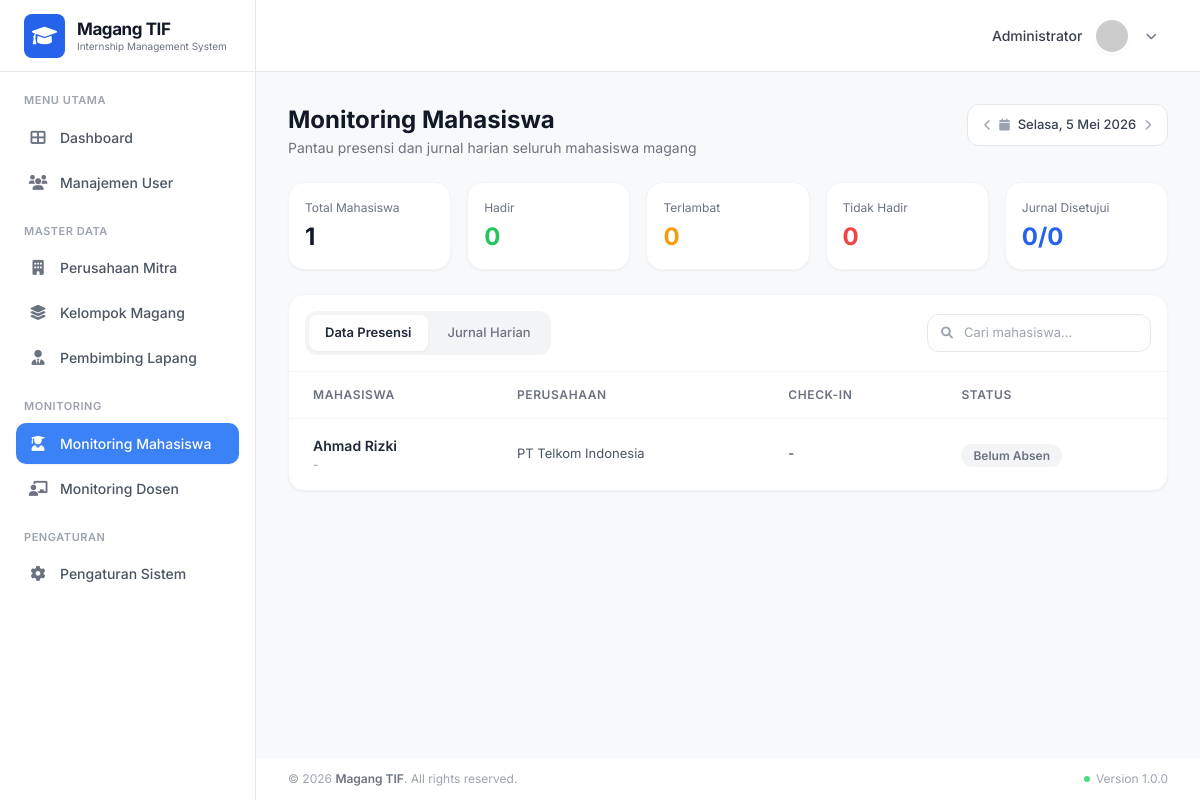
/admin/monitoring_mahasiswa.php (signed in), run on the app's committed database.
### tables this page shows
CREATE TABLE mahasiswa (
    id INT AUTO_INCREMENT PRIMARY KEY,
    user_id INT,
    group_id INT,
    nama VARCHAR(255) NOT NULL,
    jenis_kelamin VARCHAR(20),
    tempat_lahir VARCHAR(100),
    tanggal_lahir DATE,
    agama VARCHAR(50),
    status VARCHAR(50),
    alamat_asal TEXT,
    alamat_jember TEXT,
    no_ktp VARCHAR(20),
    no_ktm VARCHAR(20),
    no_hp VARCHAR(20),
    golongan_darah VARCHAR(5),
    created_at TIMESTAMP DEFAULT CURRENT_TIMESTAMP,
    updated_at TIMESTAMP DEFAULT CURRENT_TIMESTAMP,
    FOREIGN KEY (user_id) REFERENCES users(id) ON DELETE CASCADE,
    FOREIGN KEY (group_id) REFERENCES `groups`(id) ON DELETE SET NULL
);

CREATE TABLE companies (
    id INT AUTO_INCREMENT PRIMARY KEY,
    nama_perusahaan VARCHAR(255) NOT NULL,
    alamat_perusahaan TEXT,
    email_business VARCHAR(255) UNIQUE NOT NULL,
    contact_person VARCHAR(100),
    no_hp VARCHAR(20),
    bidang_usaha VARCHAR(100),
    status_permodalan VARCHAR(100),
    visi TEXT,
    misi TEXT,
    denah_lokasi TEXT,
    deskripsi_kerja TEXT,
    struktur_organisasi TEXT,
    latitude DECIMAL(10, 8),
    longitude DECIMAL(11, 8),
    radius INT,
    created_at TIMESTAMP DEFAULT CURRENT_TIMESTAMP,
    updated_at TIMESTAMP DEFAULT CURRENT_TIMESTAMP
);

### admin/monitoring_mahasiswa.php (the view, shortened to what this page needs)
<?php
require_once __DIR__ . '/../config/db_connect.php';
$tanggal = $_GET['tanggal'] ?? date('Y-m-d');
$days = ['Minggu','Senin','Selasa','Rabu','Kamis','Jumat','Sabtu'];
$months = ['Januari','Februari','Maret','April','Mei','Juni','Juli','Agustus','September','Oktober','November','Desember'];
$d = new DateTime($tanggal);
$displayDate = $days[(int)$d->format('w')].', '.$d->format('j').' '.$months[(int)$d->format('n')-1].' '.$d->format('Y');
$mhsList = $conn->query("
    SELECT m.id, m.nama, m.no_ktm, c.nama_perusahaan
    FROM mahasiswa m
    LEFT JOIN `groups` g ON m.group_id = g.id
    LEFT JOIN companies c ON g.company_id = c.id
    ORDER BY m.nama
")->fetchAll();
$attMap = [];
$presensiData = []; $statH = 0; $statT = 0; $statTH = 0;
foreach ($mhsList as $m) {
    $att = $attMap[$m['id']] ?? null;
    $status = $att ? $att['status'] : 'Belum Absen';
    $checkin = $att['jam_masuk'] ?? '-';
    match($status) { 'Hadir' => $statH++, 'Terlambat' => $statT++, 'Alpha', 'Tidak Hadir' => $statTH++, default => null };
    $presensiData[] = ['nama' => $m['nama'], 'nim' => $m['no_ktm'] ?? '-', 'perusahaan' => $m['nama_perusahaan'] ?? '-', 'checkin' => $checkin, 'checkout' => '-', 'status' => $status];
}
$totalMhs = count($mhsList);
$jurnalApproved = (int)$conn->query("SELECT COUNT(*) FROM logbooks WHERE status = 'approved'")->fetchColumn();
$jurnalTotal = (int)$conn->query("SELECT COUNT(*) FROM logbooks")->fetchColumn();
$statusColors = ['Hadir' => 'bg-green-100 text-green-700', 'Terlambat' => 'bg-amber-100 text-amber-600', 'Alpha' => 'bg-red-100 text-red-600', 'Tidak Hadir' => 'bg-red-100 text-red-600', 'Izin' => 'bg-orange-100 text-orange-600', 'Sakit' => 'bg-orange-100 text-orange-600', 'Belum Absen' => 'bg-gray-100 text-gray-500'];
?>
<!DOCTYPE html>
<html lang="id">
<head>
    <script src="https://cdn.tailwindcss.com"></script>
    <link href="https://cdnjs.cloudflare.com/ajax/libs/font-awesome/6.0.0/css/all.min.css" rel="stylesheet">
</head>
<body class="flex h-screen overflow-hidden text-gray-800">
    <?php include '../includes/sidebar.php'; ?>
    <div class="flex-1 flex flex-col h-screen overflow-hidden">
        <?php include '../includes/header.php'; ?>
        <main class="flex-1 overflow-y-auto p-6 md:p-8 bg-[#f8f9fa]">
            <div class="max-w-[1200px] mx-auto space-y-6">
                <div class="flex items-start justify-between">
                    <div><h2 class="text-2xl font-bold text-gray-900">Monitoring Mahasiswa</h2><p class="text-gray-500 text-sm mt-0.5">Pantau presensi dan jurnal harian seluruh mahasiswa magang</p></div>
                    <div class="flex items-center gap-3 shrink-0">
                        <div class="flex items-center gap-2 px-4 py-2.5 border border-gray-200 bg-white rounded-xl text-[13px] font-medium text-gray-700">
                            <a href="?tanggal=<?= (clone $d)->modify('-1 day')->format('Y-m-d') ?>" class="text-gray-400 hover:text-gray-600"><i class="fas fa-chevron-left text-[11px]"></i></a>
                            <i class="fas fa-calendar text-gray-400 text-[12px]"></i> <?= $displayDate ?>
                            <a href="?tanggal=<?= (clone $d)->modify('+1 day')->format('Y-m-d') ?>" class="text-gray-400 hover:text-gray-600"><i class="fas fa-chevron-right text-[11px]"></i></a>
                        </div>
                    </div>
                </div>
                <div class="grid grid-cols-2 lg:grid-cols-5 gap-4">
                    <div class="bg-white rounded-2xl p-4 shadow-sm border border-gray-100"><p class="text-[12px] text-gray-500 mb-1">Total Mahasiswa</p><p class="text-2xl font-bold text-gray-900"><?= $totalMhs ?></p></div>
                    <div class="bg-white rounded-2xl p-4 shadow-sm border border-gray-100"><p class="text-[12px] text-gray-500 mb-1">Hadir</p><p class="text-2xl font-bold text-green-500"><?= $statH ?></p></div>
                    <div class="bg-white rounded-2xl p-4 shadow-sm border border-gray-100"><p class="text-[12px] text-gray-500 mb-1">Terlambat</p><p class="text-2xl font-bold text-amber-500"><?= $statT ?></p></div>
                    <div class="bg-white rounded-2xl p-4 shadow-sm border border-gray-100"><p class="text-[12px] text-gray-500 mb-1">Tidak Hadir</p><p class="text-2xl font-bold text-red-500"><?= $statTH ?></p></div>
                    <div class="bg-white rounded-2xl p-4 shadow-sm border border-gray-100"><p class="text-[12px] text-gray-500 mb-1">Jurnal Disetujui</p><p class="text-2xl font-bold text-blue-600"><?= $jurnalApproved ?>/<?= $jurnalTotal ?></p></div>
                </div>
                <div class="bg-white rounded-2xl shadow-sm border border-gray-100 overflow-hidden">
                    <div class="flex flex-col sm:flex-row sm:items-center justify-between gap-3 p-4 border-b border-gray-100">
                        <div class="flex items-center gap-1 bg-gray-100 rounded-xl p-1">
                            <button id="tabPresensi" onclick="switchTab('presensi')" class="tab-btn px-4 py-2 rounded-lg text-[13px] font-semibold bg-white text-gray-800 shadow-sm">Data Presensi</button>
                            <button id="tabJurnal" onclick="switchTab('jurnal')" class="tab-btn px-4 py-2 rounded-lg text-[13px] font-medium text-gray-500">Jurnal Harian</button>
                        </div>
                        <div class="relative"><i class="fas fa-search text-gray-400 absolute left-3.5 top-1/2 -translate-y-1/2 text-[12px]"></i><input id="searchMhs" type="text" placeholder="Cari mahasiswa..." oninput="filterRows()" class="pl-9 pr-4 py-2 border border-gray-200 rounded-xl text-[13px] outline-none focus:ring-2 focus:ring-blue-100 focus:border-blue-400 w-56"></div>
                    </div>
                    <div id="presensiTable" class="overflow-x-auto">
                        <table class="w-full"><thead><tr class="border-b border-gray-100">
                            <th class="text-left text-[12px] font-semibold text-gray-500 uppercase tracking-wider px-6 py-3.5">Mahasiswa</th>
                            <th class="text-left text-[12px] font-semibold text-gray-500 uppercase tracking-wider px-6 py-3.5">Perusahaan</th>
                            <th class="text-left text-[12px] font-semibold text-gray-500 uppercase tracking-wider px-6 py-3.5">Check-In</th>
                            <th class="text-left text-[12px] font-semibold text-gray-500 uppercase tracking-wider px-6 py-3.5">Status</th>
                        </tr></thead>
                        <tbody class="divide-y divide-gray-50">
                            <?php foreach ($presensiData as $p): ?>
                            <tr class="hover:bg-gray-50 transition-colors mhs-row" data-search="<?= strtolower($p['nama'].' '.$p['nim']) ?>">
                                <td class="px-6 py-4"><p class="font-semibold text-gray-800 text-[14px]"><?= htmlspecialchars($p['nama']) ?></p><p class="text-[12px] text-gray-400"><?= $p['nim'] ?></p></td>
                                <td class="px-6 py-4 text-[13px] text-gray-600"><?= htmlspecialchars($p['perusahaan']) ?></td>
                                <td class="px-6 py-4 text-[13px] text-gray-700 font-medium"><?= $p['checkin'] ?></td>
                                <td class="px-6 py-4"><span class="px-3 py-1 rounded-full text-[12px] font-semibold <?= $statusColors[$p['status']] ?? 'bg-gray-100 text-gray-500' ?>"><?= $p['status'] ?></span></td>
                            </tr>
                            <?php endforeach; ?>
                        </tbody></table>
                    </div>
                </div>
            </div>
        </main>
        <?php include '../includes/footer.php'; ?>
    </div>
</body>
</html>

### admin/monitoring_mahasiswa.php (style rules this page uses)
body { font-family: 'Inter', sans-serif; background-color: #f8f9fa; }

### data on the page
mahasiswa: nama "Ahmad Rizki", nim "-", companies.nama_perusahaan "PT Telkom Indonesia", checkin "-", status "Belum Absen"

### other printed values
$groupName "MENU UTAMA"
$menu['title'] "Dashboard"
$menu['title'] "Manajemen User"
$groupName "MASTER DATA"
$menu['title'] "Perusahaan Mitra"
$menu['title'] "Kelompok Magang"
$menu['title'] "Pembimbing Lapang"
$groupName "MONITORING"
$menu['title'] "Monitoring Mahasiswa"
$menu['title'] "Monitoring Dosen"
$groupName "PENGATURAN"
$menu['title'] "Pengaturan Sistem"
$userName "Administrator"
$displayDate "Selasa, 5 Mei 2026"
$totalMhs "1"
